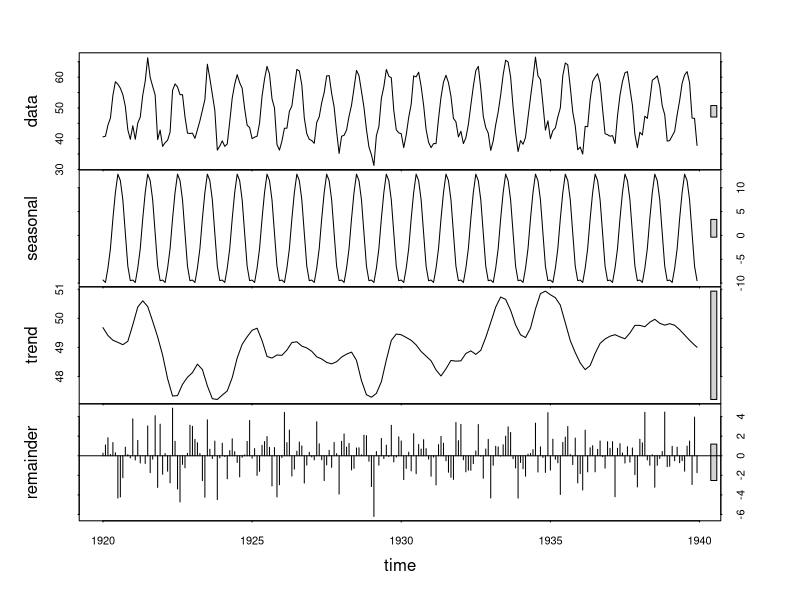
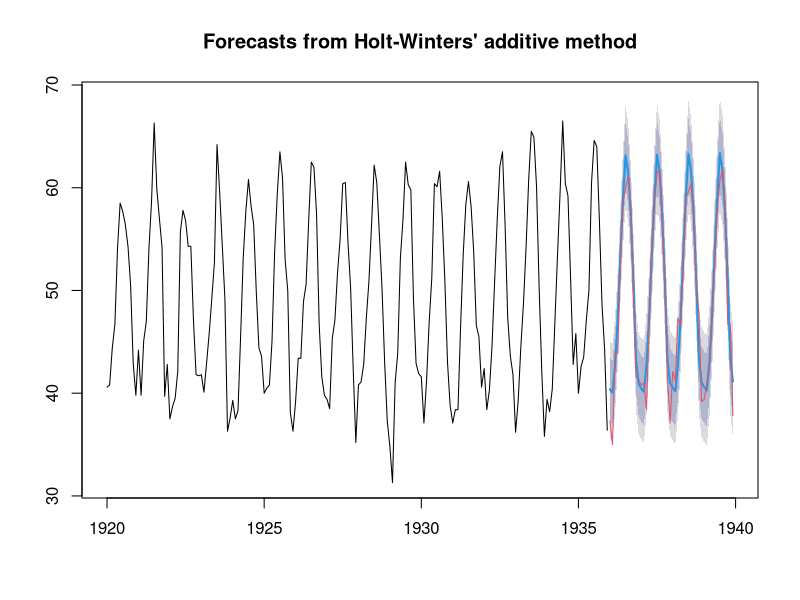
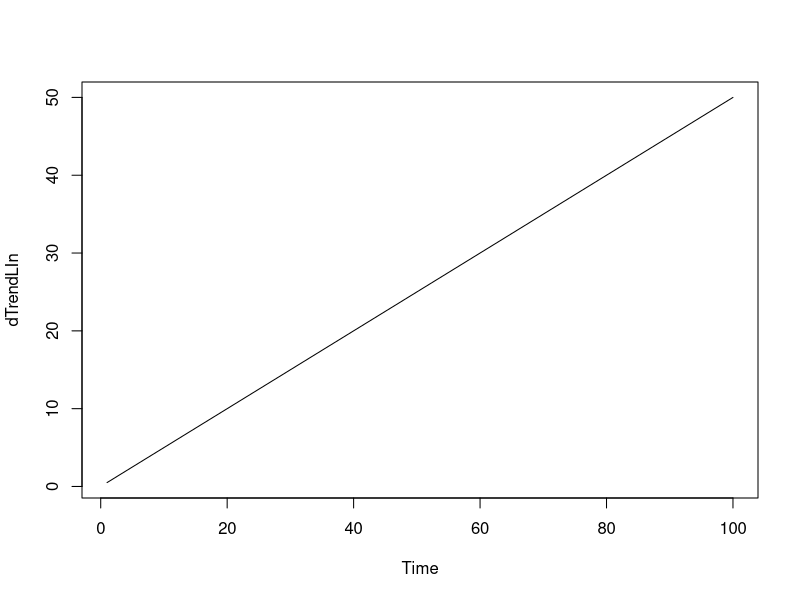
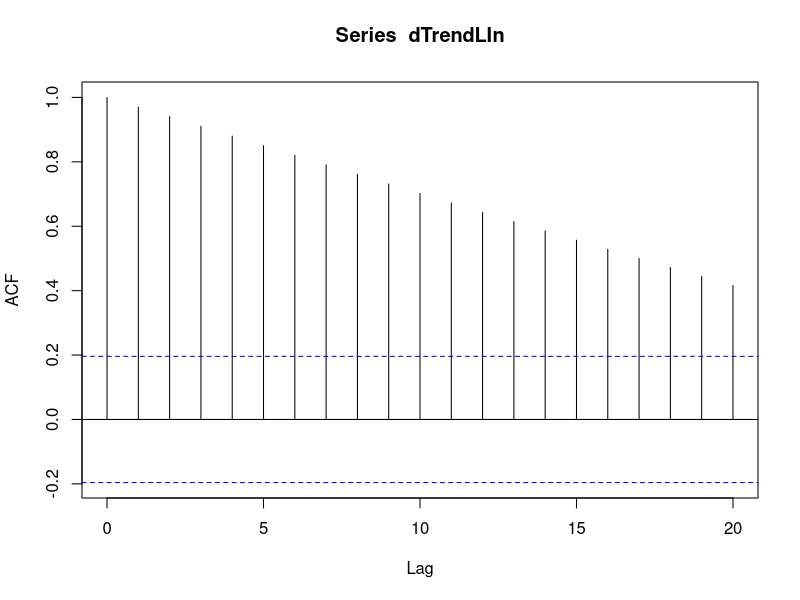
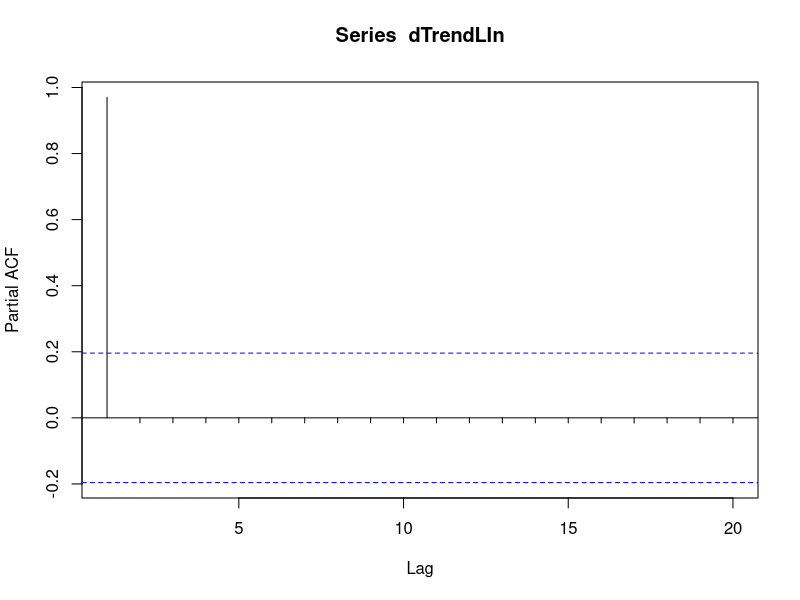
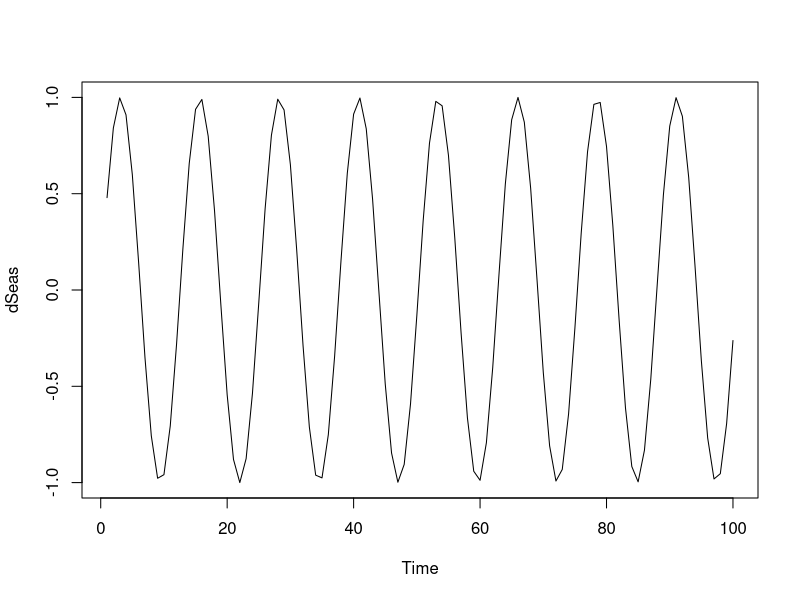
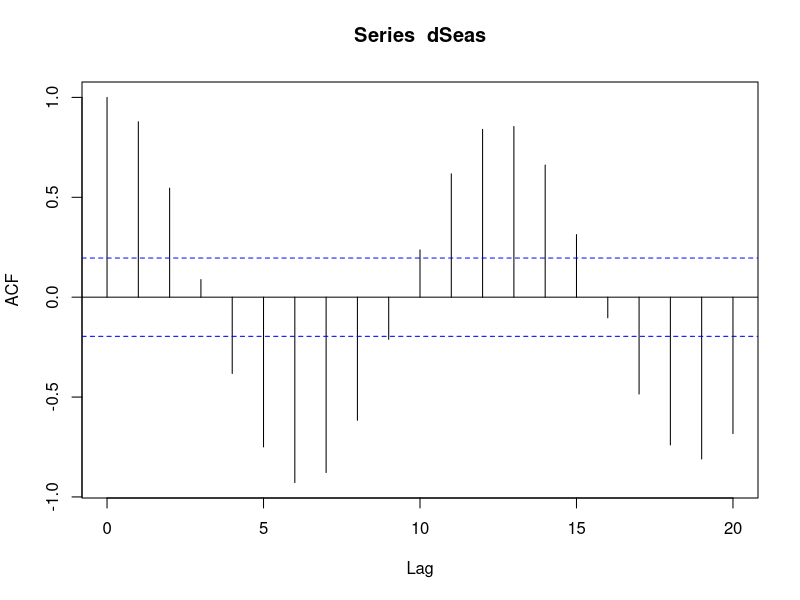
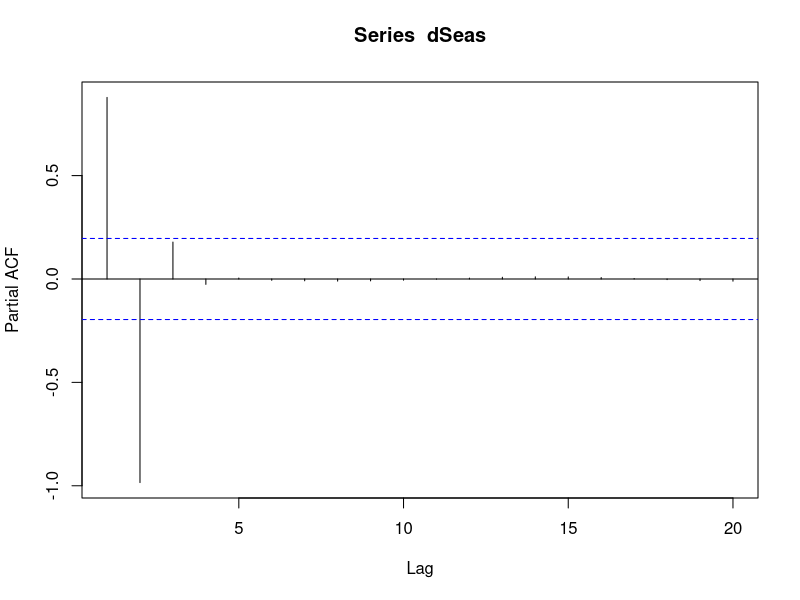

Write the R code that produced these figures, in order.
library(datasets)
#install.packages('forecast')
library(forecast)
##separamos dataset train y test
cTrain<- 1:240<=192
train<-ts(subset(nottem, subset = cTrain), start = c(1920,1), frequency = 12)
test<-ts(subset(nottem, subset = !cTrain), start = c(1936,1), frequency = 12)

#recordemos cómo era la serie: descomposición STL
stlPeriod=stl(nottem, 'periodic')
plot(stlPeriod)
#el mod. suavizado Holt-winters era el mejor.
holtWin<-hw(train, h=48)
plot(holtWin)
lines(test, col=2)
summary(holtWin)
##autocorrelación
#efectos los distintos conjuntos

par(mfrow=c(1,1))
dTrendLIn <- ts(data=0.5*(1:100))
plot(dTrendLIn)
acf(dTrendLIn)
pacf(dTrendLIn)
dSeas <- ts(data=sin(0.5*(1:100)))
plot(dSeas)
acf(dSeas)
pacf(dSeas)
dRand <- ts(data=rnorm(100,mean = 0,sd=1))
plot(dRand)
acf(dRand)
pacf(dRand)

stot<-dTrendLIn+10*dSeas+dRand
plot(stot)
acf(stot)
pacf(stot)

#evaluemos el remainder de la descomposición STL
remDesc=stlPeriod$time.series[,'remainder']
acf(remDesc)
pacf(remDesc)



acf(nottem)
pacf(nottem)

dnot<-diff(nottem)
plot(dnot)
acf(dnot)
pacf(dnot)

d12<-diff(train, lag=12)
plot(d12)
acf(d12)
pacf(d12)

d12_2<-diff(d12)
plot(d12_2)
acf(d12_2)
pacf(d12_2)

ari1_111<-arima(train,order=c(1,0,0), seasonal = c(1,1,1))

autoMod<-auto.arima(train)

pr<-predict(ari1_111, n.ahead = 48)

plot(holtWin, xlim=c(1935, 1940))
lines(test)
lines(pr$pred, col=2)

errTestsHoltWin=holtWin$mean-test
errTestAri=pr$pred-test

plot(errTestsHoltWin)
lines(errTestAri, col=2)

sum(errTestsHoltWin^2)
sum(errTestAri^2)



